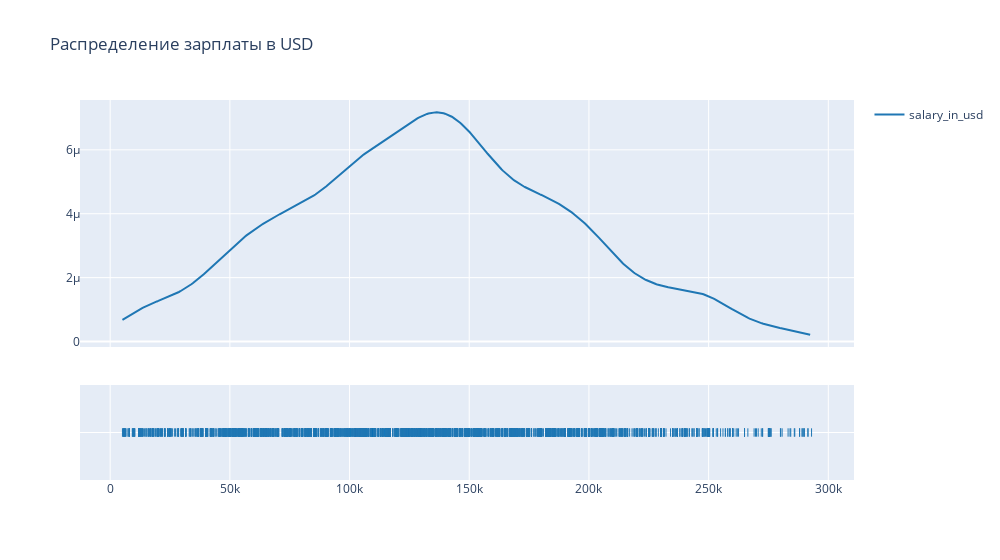

The notebook cell this image was saved under:
### Code cell
hist_data = [df['salary_in_usd']]
group_labels = ['salary_in_usd']

fig = ff.create_distplot(hist_data, group_labels, show_hist=False, )
fig.update_layout(title='Распределение зарплаты в USD', width=1000)
fig.show()

### Figure 1 — Plotly figure (JSON) as saved in the notebook; plotly's stock layout.template omitted (floating-point values rounded to 4 significant figures; data arrays with more than 128 entries replaced by an {"elided": "..."} marker saying what was removed)
{"data": [{"legendgroup": "salary_in_usd", "marker": {"color": "rgb(31, 119, 180)"}, "mode": "lines", "name": "salary_in_usd", "showlegend": true, "type": "scatter", "x": {"elided": "500 float values"}, "xaxis": "x", "y": {"elided": "500 float values"}, "yaxis": "y"}, {"legendgroup": "salary_in_usd", "marker": {"color": "rgb(31, 119, 180)", "symbol": "line-ns-open"}, "mode": "markers", "name": "salary_in_usd", "showlegend": false, "type": "scatter", "x": {"elided": "3692 int values"}, "xaxis": "x", "y": {"elided": "3692 str values"}, "yaxis": "y2"}], "layout": {"barmode": "overlay", "hovermode": "closest", "legend": {"traceorder": "reversed"}, "title": {"text": "Распределение зарплаты в USD"}, "width": 1000, "xaxis": {"anchor": "y2", "domain": [0, 1], "zeroline": false}, "yaxis": {"anchor": "free", "domain": [0.35, 1], "position": 0}, "yaxis2": {"anchor": "x", "domain": [0, 0.25], "dtick": 1, "showticklabels": false}}}
